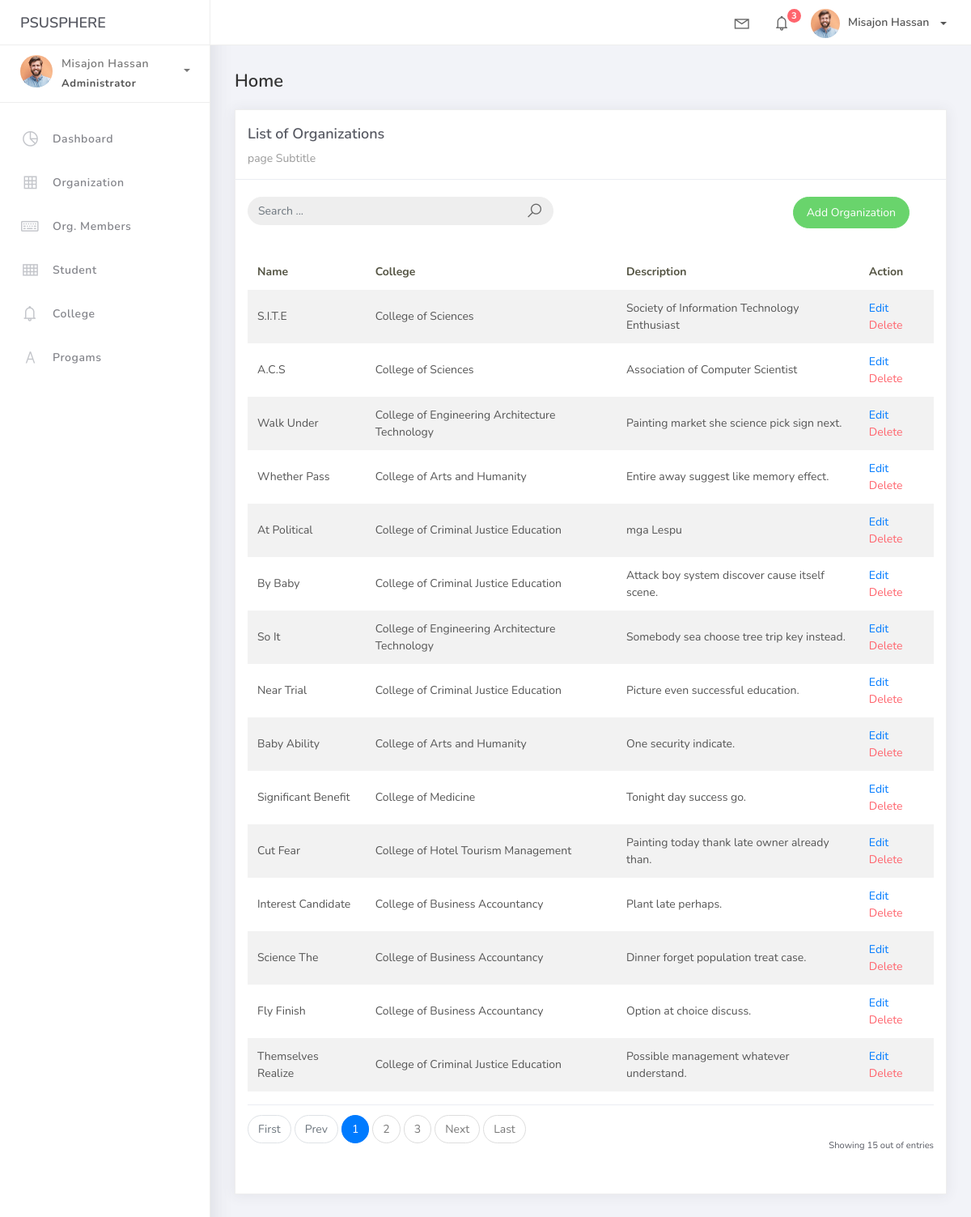
Before: /organization_list with the older database file.
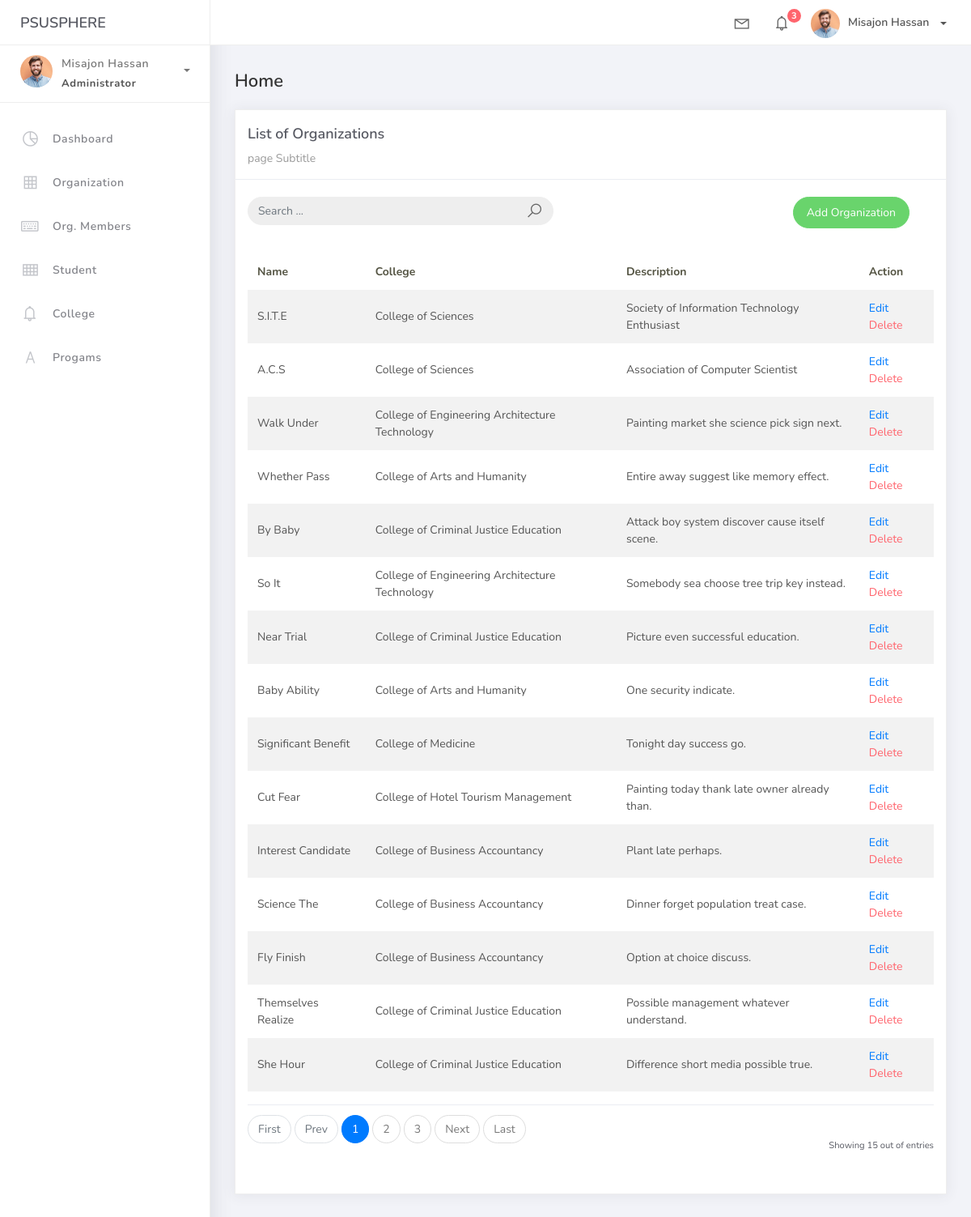
After: the same page with the newer database file.
### studentorg/models.py (models this page shows, shortened)
class BaseModel(models.Model):
    created_at = models.DateTimeField(auto_now_add=True, db_index=True)
    updated_at = models.DateTimeField(auto_now=True)
    class Meta:
        abstract = True

class Organization(BaseModel):
    name = models.CharField(max_length=250)
    college = models.ForeignKey(College, null=True, blank=True, on_delete=models.CASCADE)
    description = models.CharField(max_length=500)

class College(BaseModel):
    college_name = models.CharField(max_length=150)
    def __str__(self):
        return self.college_name

### studentorg/views.py (the view)
# urls.py: path('organization_list', OrganizationList.as_view(), name='organization-list'),
class OrganizationList(ListView):
    model = Organization
    context_object_name = 'organization'
    template_name = "org_list.html"
    paginate_by = 15
    def get_queryset(self, *args, **kwargs):
        qs = super(OrganizationList, self).get_queryset(*args, **kwargs)
        if self.request.GET.get("q") is not None:
            query = self.request.GET.get('q')
            qs = qs.filter(Q(name__icontains=query) | Q(description__icontains=query))
        return qs

### templates/org_list.html
{% extends 'base.html' %}
{% load static %}
{% block content %}
<div class="content">
  <div class="container-fluid">
    <h4 class="page-title">Home</h4>
    <div class="row">
      <div class="col-md-12">
        <div class="card">
          <div class="card-header">
            <div class="card-title">List of Organizations</div>
          <div class="card-category">page Subtitle</div>
            </div>
            <br />
            <div class="col-md-12 row">
                <div class="col-md-6">
                  <form class="navbar-left navbar-form nav-search mr-md-3" action="{% url 'organization-list' %}">
                        <div class="input-group">
                            <input type="text" placeholder="Search ..." class="form-control" name="q" />
                            <div class="input-group-append">
                                <span class="input-group-text">
                                    <i class="la la-search search-icon"></i>
                                </span>
                            </div>
                        </div>
                    </form>
                </div>
                <div class="col-md-6">
                    <div class="pull-right">
                        <a href="{% url 'organization-add' %}" class="btn btn-success btn-rounded">Add Organization</a>
                    </div>
                </div>
            </div>
          <div class="card-body">
            <table class="table table-striped mt-3">
              <thead>
                <tr>
                  <th scope="col">Name</th>
                  <th scope="col">College</th>
                  <th scope="col">Description</th>
                  <th scope="col">Action</th>
                </tr>
              </thead>
              <tbody>
                {% for object in object_list %}
                  <tr>
                    <td>{{ object.name }}</td>
                    <td>{{ object.college }}</td>
                    <td>{{ object.description }}</td>
                    <td>
                        <a href="organization_list/{{ object.id }}">Edit</a>
                        <a href="organization_list/{{ object.id }}/delete" class="text-danger">Delete</a>
                    </td>
                    </tr>
                    {% empty %}
                    <tr>
                     <td colspan="4" style="text-align: center">
                        <p class="text-sm font-weight-bold mb-0">No Records Found</p>
                    </td>
                  </tr>
                {% endfor %}
              </tbody>
            </table>
            {% include 'includes/pagination.html' %}
          </div>
        </div>
      </div>
    </div>
  </div>
</div>
{% endblock %}

### templates/base.html (shortened to what this page needs)
{% load static %}
<!DOCTYPE html>
<html>
<head>
	<link rel="stylesheet" href="{% static 'css/bootstrap.min.css' %}">
	<link rel="stylesheet" href="https://cdnjs.cloudflare.com/ajax/libs/bootstrap-icons/1.7.2/font/bootstrap-icons.min.css">
	<link rel="stylesheet" href="{% static 'css/ready.css' %}">
	<link rel="stylesheet" href="{% static 'css/demo.css' %}">
</head>
<body>
	<div class="wrapper">
		<div class="main-header">
			<div class="logo-header">
				<a href="{% url 'charts' %}" class="logo">
					PSUSPHERE
				</a>
			</div>
			<nav class="navbar navbar-header navbar-expand-lg">
				<div class="container-fluid">
					<ul class="navbar-nav topbar-nav ml-md-auto align-items-center">
						<li class="nav-item dropdown hidden-caret">
							<a class="nav-link dropdown-toggle" href="#" id="navbarDropdown" role="button" data-toggle="dropdown" aria-haspopup="true" aria-expanded="false">
								<i class="la la-envelope"></i>
							</a>
						</li>
						<li class="nav-item dropdown hidden-caret">
							<a class="nav-link dropdown-toggle" href="#" id="navbarDropdown" role="button" data-toggle="dropdown" aria-haspopup="true" aria-expanded="false">
								<i class="la la-bell"></i>
								<span class="notification">3</span>
							</a>
						</li>
						<li class="nav-item dropdown">
							<a class="dropdown-toggle profile-pic" data-toggle="dropdown" href="#" aria-expanded="false"> <img src="{%static '/img/profile2.jpg' %}" alt="user-img" width="36" class="img-circle"><span >Misajon Hassan</span></span> </a>
							</li>
						</ul>
					</div>
				</nav>
			</div>
			<div class="sidebar">
				<div class="scrollbar-inner sidebar-wrapper">
					<div class="user">
						<div class="photo">
							<img src="{% static '/img/profile2.jpg' %}">
						</div>
						<div class="info">
							<a class="" data-toggle="collapse" href="#collapseExample" aria-expanded="true">
								<span>
									Misajon Hassan
									<span class="user-level">Administrator</span>
									<span class="caret"></span>
								</span>
							</a>
						</div>
					</div>
					<ul class="nav">
						<li class="nav-item">
							<a href="{% url 'charts' %}">
								<i class="la la-pie-chart"></i>
								<p>Dashboard</p>
							</a>
						</li>
						<li class="nav-item">
							<a href="{% url 'organization-list' %}">
								<i class="la la-table"></i>
								<p>Organization</p>
							</a>
						</li>
						<li class="nav-item">
							<a href="{% url 'orgmember-list' %}">
								<i class="la la-keyboard-o"></i>
								<p>Org. Members</p>
							</a>
						</li>
						<li class="nav-item">
							<a href="{% url 'student-list' %}">
								<i class="la la-th"></i>
								<p>Student</p>
							</a>
						</li>
						<li class="nav-item">
							<a href="{% url 'college-list' %}">
								<i class="la la-bell"></i>
								<p>College</p>
							</a>
						</li>
						<li class="nav-item">
							<a href="{% url 'program-list' %}">
								<i class="la la-font"></i>
								<p>Progams</p>
							</a>
						</li>
					</ul>
				</div>
			</div>
			<div class="main-panel">
			    {% block content %}
			    {% endblock %}
			</div>
		</div>
</body>
</html>

### templates/includes/pagination.html (shortened to what this page needs)
{% if is_paginated %}
<div class="card-footer px-0 border-0 d-flex flex-column flex-lg-row align-items-center justify-content-between mt-3">
    <nav aria-label="Topics pagination" class="mb-4">
        <ul class="pagination">
            {% if page_obj.number > 1 %}
            <li class="page-item">
                <a class="page-link" href="?page=1">First</a>
            </li>
            {% else %}
            <li class="page-item disabled">
                <span class="page-link">First</span>
            </li>
            {% endif %}  {% if page_obj.has_previous %}
            <li class="page-item">
                <a class="page-link" href="?page={{ page_obj.previous_page_number }}">Prev</a>
            </li>
            {% else %}
            <li class="page-item disabled">
                <span class="page-link">Prev</span>
            </li>
            {% endif %}  {% for page_num in paginator.page_range %} {% if page_obj.number == page_num %}
                <li class="page-item active">
                    <span class="page-link">
                        {{ page_num }}
                </li>
            {% elif page_num > page_obj.number|add:'-3' and page_num < page_obj.number|add:'3' %}
            <li class="page-item">
                <a class="page-link" href="?page={{ page_num }}">{{ page_num }}</a>
            </li>
            {% endif %} {% endfor %} {% if page_obj.has_next %}
            <li class="page-item">
                <a class="page-link" href="?page={{ page_obj.next_page_number }}">Next</a>
            </li>
            {% else %}
            <li class="page-item disabled">
                <span class="page-link">Next</span>
            </li>
            {% endif %} {% if page_obj.number != paginator.num_pages %}
            <li class="page-item">
                <a class="page-link" href="?page={{ paginator.num_pages }}">Last</a>
            </li>
            {% else %}
            <li class="page-item disabled">
                <span class="page-link">Last</span>
            </li>
            {% endif %}
        </ul>
    </nav>
    <div class="fw-normal small mt-4 mt-lg-0">Showing {{ object_list.count }} out of <b>{{ paginatorator.count }}</b> entries</div>
</div>
{% endif %}

Changed rows visible on the page:
removed Organization: name "At Political", college "College of Criminal Justice Education", description "mga Lespu"
now on this page (row unchanged): Organization: name "She Hour", college "College of Criminal Justice Education", description "Difference short media possible true."
